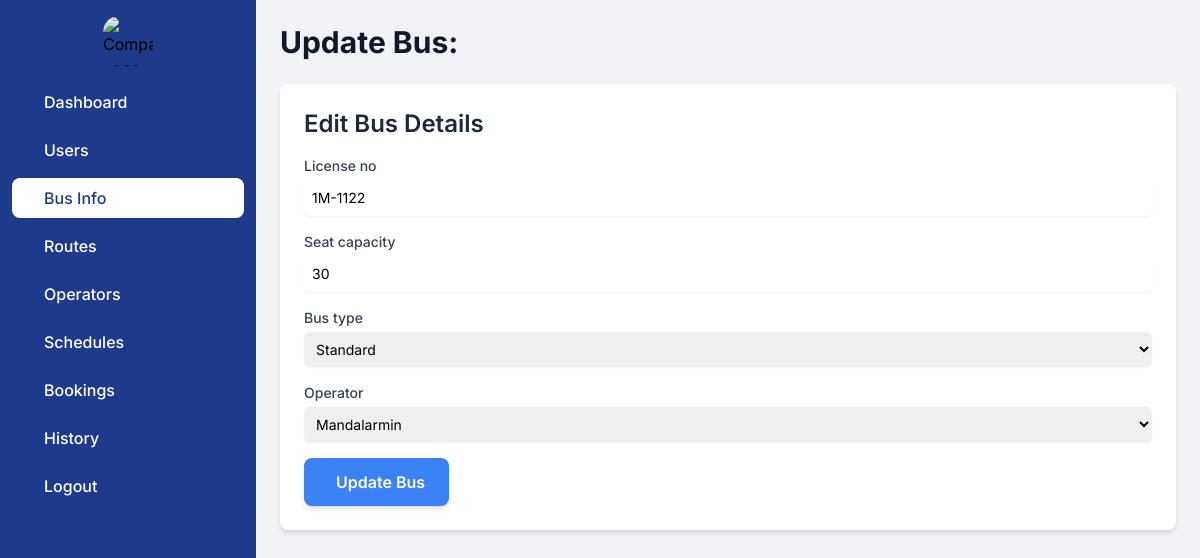
The page /admindashboard/bus_home/1/update/ on the database as committed earlier.
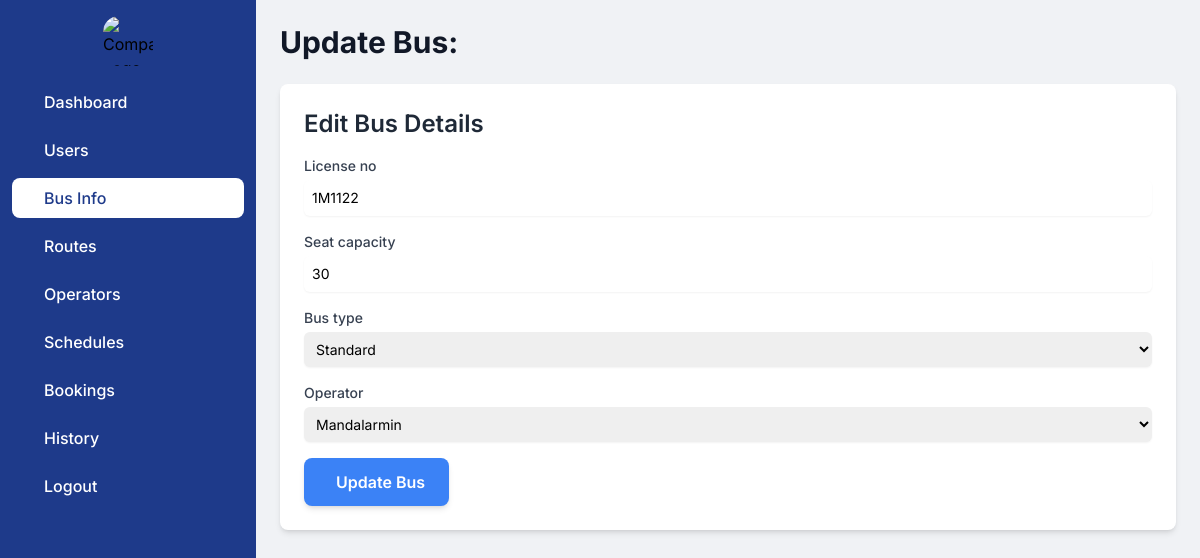
The same page on the database as committed later.
### myapp/models.py (models this page shows, shortened)
class Bus(models.Model):
    BUS_TYPES = [
        ('Standard' , 'Standard'),
        ('VIP' , 'VIP')
    ]
    license_no = models.CharField(max_length=15,default='')
    seat_capacity = models.IntegerField(default=30)
    bus_type = models.CharField(max_length = 10,choices=BUS_TYPES)
    del_flag = models.IntegerField(default=0)
    created_date = models.DateTimeField(auto_now_add=True)
    updated_date = models.DateTimeField(auto_now=True)
    operator = models.ForeignKey(Operator,on_delete=models.CASCADE)
    class Meta:
        verbose_name_plural = "List of Buses"

### myapp/views.py (the view)
# urls.py: path('admindashboard/bus_home/<int:bus_id>/update/',views.update_bus,name='bus_update'),
def update_bus(request, bus_id):
    bus_info = Bus.objects.get(pk=bus_id)
    if request.method == 'POST':
        bus_form = BusForm(request.POST, instance=bus_info)
        if bus_form.is_valid():
            bus_form.save()
            return redirect('bus_home')
    else:
        bus_form = BusForm(instance=bus_info)
    return render(request, 'admin/bus_update.html', {'bus_form': bus_form})

### myapp/forms.py
class BusForm(forms.ModelForm):
    class Meta:
        model = Bus
        fields = ['license_no', 'seat_capacity', 'bus_type', 'operator']
        widgets = {
            'license_no': forms.TextInput(attrs={
                'class': 'mt-1 block w-full rounded-md border-gray-300 shadow-sm focus:border-indigo-500 focus:ring-indigo-500 sm:text-sm p-2',
                'placeholder': 'Enter bus license number'
            }),
            'seat_capacity': forms.NumberInput(attrs={
                'class': 'mt-1 block w-full rounded-md border-gray-300 shadow-sm focus:border-indigo-500 focus:ring-indigo-500 sm:text-sm p-2',
                'placeholder': 'Enter bus seat capacity'
            }),
            'bus_type': forms.Select(attrs={
                'class': 'mt-1 block w-full rounded-md border-gray-300 shadow-sm focus:border-indigo-500 focus:ring-indigo-500 sm:text-sm p-2'
            }),
            'operator': forms.Select(attrs={
                'class': 'mt-1 block w-full rounded-md border-gray-300 shadow-sm focus:border-indigo-500 focus:ring-indigo-500 sm:text-sm p-2'
            }),
        }

### myapp/models.py (called while the page is built)
    def __str__(self):
        return self.operator_name

### templates/admin/bus_update.html (shortened to what this page needs)
<!DOCTYPE html>
<html lang="en">
<head>
    <script src="https://cdn.tailwindcss.com"></script>
</head>
<body class="flex flex-col md:flex-row h-screen">
    <aside id="logo-sidebar"
           class="fixed inset-y-0 left-0 z-40 w-64 h-full transition-transform duration-300 transform -translate-x-full md:translate-x-0 bg-blue-900"
           aria-label="Sidebar">
        <div class="h-full px-3 py-4 overflow-y-auto">
            <div class="flex justify-center items-center mb-4">
                <img src="https://i.pinimg.com/originals/e2/1c/b5/e21cb58cda4ccf597b05d2048b483c0d.jpg" class="rounded-2xl"
                     alt="Company Logo" style="height:50px;width:50px;">
            </div>
            <ul class="space-y-2 font-medium">
                <li><a href="{% url 'admin_dashboard' %}" class="flex items-center p-2 text-white rounded-lg hover:bg-white group hover:text-blue-900"><span class="ms-3">Dashboard</span></a></li>
                <li><a href="{% url 'user_home' %}" class="flex items-center p-2 text-white rounded-lg hover:bg-white group hover:text-blue-900"><span class="ms-3">Users</span></a></li>
                <li><a href="{% url 'bus_home' %}" class="flex items-center p-2 bg-white rounded-lg text-blue-900"><span class="flex-1 ms-3 whitespace-nowrap">Bus Info</span></a></li>
                <li><a href="{% url 'route_home' %}" class="flex items-center p-2 text-white rounded-lg hover:bg-white group hover:text-blue-900"><span class="flex-1 ms-3 whitespace-nowrap">Routes</span></a></li>
                <li><a href="{% url 'operator_home' %}" class="flex items-center p-2 text-white rounded-lg hover:bg-white group hover:text-blue-900"><span class="flex-1 ms-3 whitespace-nowrap">Operators</span></a></li>
                <li><a href="{% url 'schedule_home' %}" class="flex items-center p-2 text-white rounded-lg hover:bg-white group hover:text-blue-900"><span class="flex-1 ms-3 whitespace-nowrap">Schedules</span></a></li>
                <li><a href="#" class="flex items-center p-2 text-white rounded-lg hover:bg-white group hover:text-blue-900"><span class="flex-1 ms-3 whitespace-nowrap">Bookings</span></a></li>
                <li><a href="#" class="flex items-center p-2 text-white rounded-lg hover:bg-white group hover:text-blue-900"><span class="flex-1 ms-3 whitespace-nowrap">History</span></a></li>
                <li><a href="/logout" class="flex items-center p-2 text-white rounded-lg hover:bg-white group hover:text-blue-900"><span class="flex-1 ms-3 whitespace-nowrap">Logout</span></a></li>
            </ul>
        </div>
    </aside>
    <div class="flex-grow p-4 md:p-6 overflow-y-auto md:ml-64">
        <div class="flex items-center justify-between mb-6">
            <h1 class="text-2xl md:text-3xl font-bold text-gray-900">Update Bus: {{ bus.license_no }}</h1>
        </div>
        <div class="bg-white rounded-lg shadow-md p-4 md:p-6 mb-6">
            <h2 class="text-xl md:text-2xl font-semibold text-gray-800 mb-4">Edit Bus Details</h2>
            <form method="POST" class="space-y-4">
                {% for field in bus_form %}
                <div>
                    <label for="{{ field.id_for_label }}" class="block text-sm font-medium text-gray-700">
                        {{ field.label }}
                    </label>
                    <div class="mt-1">
                        {{ field }}
                    </div>
                </div>
                {% endfor %}
                <button type="submit"
                        class="w-full md:w-auto px-6 py-3 bg-blue-500 text-white rounded-lg font-semibold text-center hover:bg-blue-600 transition-colors duration-200 shadow-md">
                     Update Bus
                </button>
            </form>
        </div>
    </div>
</body>
</html>

Rows that differ between the two databases and show on the page:
changed Bus "Standard": license_no "1M-1122" → "1M1122"
